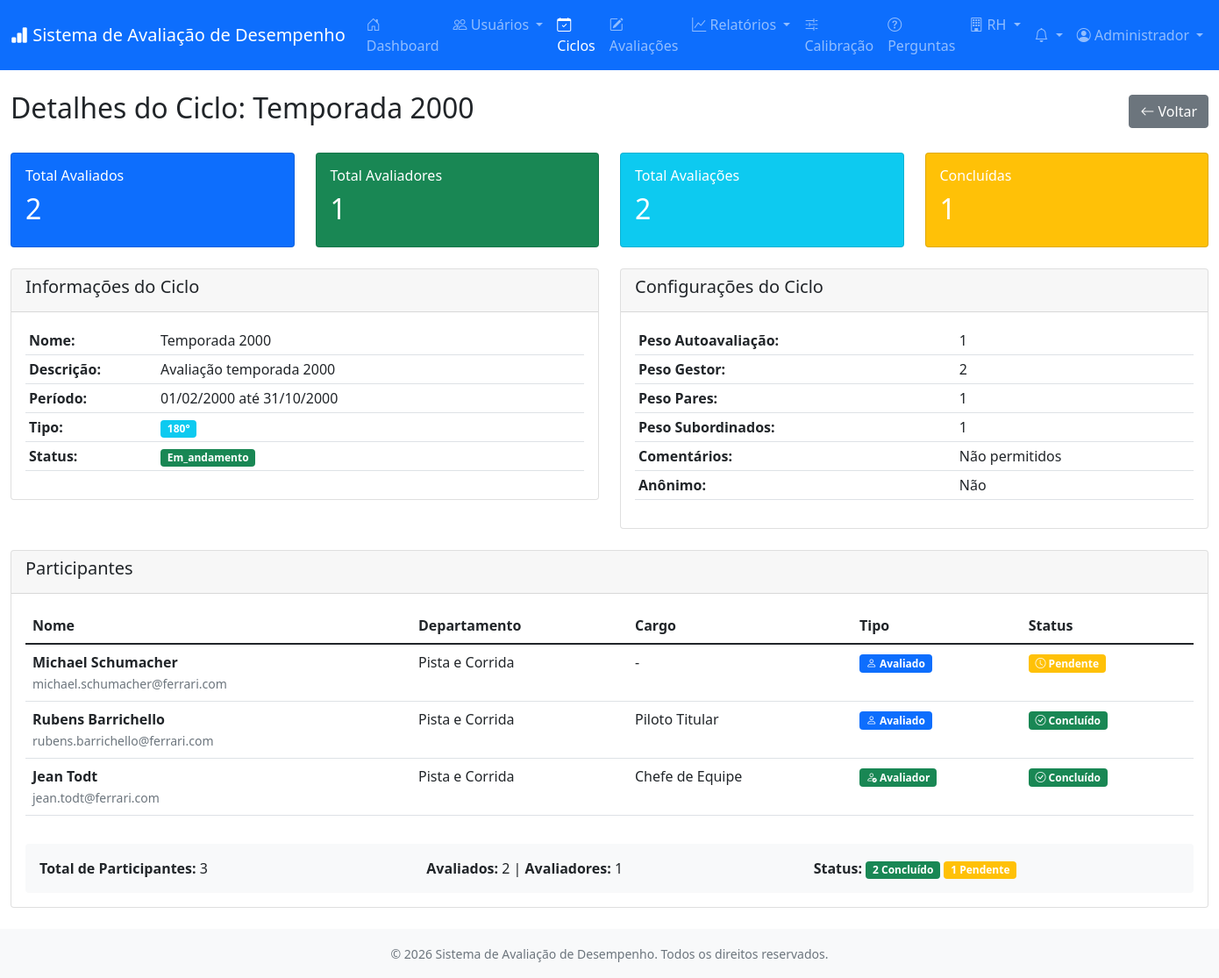
Screenshot of /modules/ciclos/visualizar.php?id=50 (signed in) with the database file from the repository.
### tables this page shows
CREATE TABLE `usuarios` (
  `id` int(11) NOT NULL,
  `empresa_id` int(11) DEFAULT NULL,
  `nome` varchar(150) NOT NULL,
  `email` varchar(150) NOT NULL,
  `telefone` varchar(20) DEFAULT NULL,
  `senha` varchar(255) NOT NULL,
  `cargo_id` int(11) DEFAULT NULL,
  `departamento_id` int(11) DEFAULT NULL,
  `gestor_id` int(11) DEFAULT NULL,
  `tipo` enum('admin','rh','gestor','colaborador') DEFAULT 'colaborador',
  `ativo` tinyint(1) DEFAULT 1,
  `foto_perfil` varchar(255) DEFAULT NULL,
  `data_contratacao` date DEFAULT NULL,
  `data_criacao` timestamp NULL DEFAULT current_timestamp(),
  `data_atualizacao` timestamp NULL DEFAULT current_timestamp() ON UPDATE current_timestamp()
);

CREATE TABLE `ciclos_avaliacao` (
  `id` int(11) NOT NULL,
  `nome` varchar(150) NOT NULL,
  `descricao` text DEFAULT NULL,
  `data_inicio` date NOT NULL,
  `data_fim` date NOT NULL,
  `tipo` enum('90','180','360') DEFAULT '180',
  `empresa_id` int(11) DEFAULT NULL,
  `formulario_id` int(11) DEFAULT NULL,
  `status` enum('planejado','em_andamento','finalizado','cancelado') DEFAULT 'planejado',
  `configuracao` longtext DEFAULT NULL CHECK (json_valid(`configuracao`)),
  `data_criacao` timestamp NULL DEFAULT current_timestamp(),
  `data_atualizacao` timestamp NULL DEFAULT current_timestamp() ON UPDATE current_timestamp()
);

CREATE TABLE `ciclo_participantes` (
  `id` int(11) NOT NULL,
  `ciclo_id` int(11) NOT NULL,
  `usuario_id` int(11) NOT NULL,
  `tipo_participacao` enum('avaliado','avaliador') DEFAULT 'avaliado',
  `status` enum('pendente','em_andamento','concluido') DEFAULT 'pendente',
  `data_conclusao` datetime DEFAULT NULL
);

CREATE TABLE `departamentos` (
  `id` int(11) NOT NULL,
  `empresa_id` int(11) DEFAULT NULL,
  `nome` varchar(100) NOT NULL,
  `descricao` text DEFAULT NULL,
  `data_criacao` timestamp NULL DEFAULT current_timestamp(),
  `ativo` tinyint(1) DEFAULT 1
);

CREATE TABLE `cargos` (
  `id` int(11) NOT NULL,
  `nome` varchar(100) NOT NULL,
  `nivel` varchar(50) DEFAULT NULL,
  `descricao` text DEFAULT NULL,
  `ativo` tinyint(1) DEFAULT 1,
  `data_criacao` timestamp NULL DEFAULT current_timestamp()
);

### modules/ciclos/visualizar.php (the view, shortened to what the rows shown need)
<?php
require_once '../../config/database.php';
require_once '../../includes/auth.php';
require_once '../../includes/functions.php';
$database = new Database();
$conn = $database->getConnection();
$auth = new Auth();
$functions = new Functions();
$auth->requirePermission(['admin', 'rh', 'gestor']);
$id = $_GET['id'] ?? 0;
$query = "SELECT * FROM ciclos_avaliacao WHERE id = :id";
$stmt = $conn->prepare($query);
$stmt->bindParam(':id', $id);
$stmt->execute();
$ciclo = $stmt->fetch();
$query_participantes = "SELECT cp.*, u.nome, u.email, c.nome as cargo_nome, d.nome as departamento_nome,
                               (SELECT COUNT(*) FROM avaliacoes
                                WHERE ciclo_id = cp.ciclo_id
                                AND avaliador_id = cp.usuario_id
                                AND status = 'concluida') as avaliacoes_como_avaliador,
                               (SELECT COUNT(*) FROM avaliacoes
                                WHERE ciclo_id = cp.ciclo_id
                                AND avaliado_id = cp.usuario_id
                                AND status = 'concluida') as avaliacoes_como_avaliado
                        FROM ciclo_participantes cp
                        JOIN usuarios u ON cp.usuario_id = u.id
                        LEFT JOIN cargos c ON u.cargo_id = c.id
                        LEFT JOIN departamentos d ON u.departamento_id = d.id
                        WHERE cp.ciclo_id = :ciclo_id
                        ORDER BY cp.tipo_participacao, u.nome";
$stmt = $conn->prepare($query_participantes);
$stmt->bindParam(':ciclo_id', $id);
$stmt->execute();
$participantes = $stmt->fetchAll();
$total_avaliados = 0;
$total_avaliadores = 0;
foreach ($participantes as $p) {
    if ($p['tipo_participacao'] == 'avaliado') {
        $total_avaliados++;
    } else {
        $total_avaliadores++;
    }
}
$query_stats = "SELECT
                  COUNT(*) as total_avaliacoes,
                  SUM(CASE WHEN status = 'concluida' THEN 1 ELSE 0 END) as concluidas
                FROM avaliacoes
                WHERE ciclo_id = :ciclo_id";
$stmt_stats = $conn->prepare($query_stats);
$stmt_stats->bindParam(':ciclo_id', $id);
$stmt_stats->execute();
$stats = $stmt_stats->fetch();
require_once '../../includes/header.php';
?>
<div class="row">
    <div class="col-12">
        <div class="d-flex justify-content-between align-items-center mb-4">
            <h2>Detalhes do Ciclo: <?php echo htmlspecialchars($ciclo['nome']); ?></h2>
            <div>
                <a href="index.php" class="btn btn-secondary">
                </a>
            </div>
        </div>
        <div class="row mb-4">
            <div class="col-md-3">
                <div class="card text-white bg-primary">
                    <div class="card-body">
                        <h2><?php echo $total_avaliados; ?></h2>
                    </div>
                </div>
            </div>
            <div class="col-md-3">
                <div class="card text-white bg-success">
                    <div class="card-body">
                        <h2><?php echo $total_avaliadores; ?></h2>
                    </div>
                </div>
            </div>
            <div class="col-md-3">
                <div class="card text-white bg-info">
                    <div class="card-body">
                        <h2><?php echo $stats['total_avaliacoes'] ?? 0; ?></h2>
                    </div>
                </div>
            </div>
            <div class="col-md-3">
                <div class="card text-white bg-warning">
                    <div class="card-body">
                        <h2><?php echo $stats['concluidas'] ?? 0; ?></h2>
                    </div>
                </div>
            </div>
        </div>
        <div class="row">
            <div class="col-md-6">
                <div class="card mb-4">
                    <div class="card-body">
                        <table class="table table-sm">
                            <tr>
                                <th style="width: 150px;">Nome:</th>
                                <td><?php echo htmlspecialchars($ciclo['nome']); ?></td>
                            </tr>
                            <tr>
                                <th>Descrição:</th>
                                <td><?php echo nl2br(htmlspecialchars($ciclo['descricao'] ?? '')); ?></td>
                            </tr>
                            <tr>
                                <th>Período:</th>
                                <td><?php echo $functions->formatDate($ciclo['data_inicio']); ?> até <?php echo $functions->formatDate($ciclo['data_fim']); ?></td>
                            </tr>
                            <tr>
                                <th>Tipo:</th>
                                <td><span class="badge bg-info"><?php echo $ciclo['tipo']; ?>°</span></td>
                            </tr>
                            <tr>
                                <th>Status:</th>
                                <td>
                                    <span class="badge bg-<?php
                                        echo $ciclo['status'] == 'planejado' ? 'secondary' :
                                            ($ciclo['status'] == 'em_andamento' ? 'success' :
                                            ($ciclo['status'] == 'finalizado' ? 'info' : 'danger'));
                                    ?>">
                                        <?php echo ucfirst($ciclo['status']); ?>
                                    </span>
                                </td>
                            </tr>
                        </table>
                    </div>
                </div>
            </div>
            <div class="col-md-6">
                <div class="card mb-4">
                    <div class="card-body">
                        <table class="table table-sm">
                            <tr>
                                <th>Peso Autoavaliação:</th>
                            </tr>
                            <tr>
                                <th>Peso Gestor:</th>
                            </tr>
                            <tr>
                                <th>Peso Pares:</th>
                            </tr>
                            <tr>
                                <th>Peso Subordinados:</th>
                            </tr>
                            <tr>
                                <th>Comentários:</th>
                            </tr>
                            <tr>
                                <th>Anônimo:</th>
                            </tr>
                        </table>
                    </div>
                </div>
            </div>
        </div>
        <div class="card">
            <div class="card-body">
                <?php if (empty($participantes)): ?>
                <p class="text-muted text-center py-4">
                    <i class="bi bi-people fs-1 d-block mb-3"></i>
                    Nenhum participante cadastrado neste ciclo.
                </p>
                <?php else: ?>
                <div class="table-responsive">
                    <table class="table table-hover">
                        <thead>
                            <tr>
                                <th>Nome</th>
                                <th>Departamento</th>
                                <th>Cargo</th>
                                <th>Tipo</th>
                                <th>Status</th>
                            </tr>
                        </thead>
                        <tbody>
                            <?php foreach ($participantes as $part): ?>
                            <tr>
                                <td>
                                    <strong><?php echo htmlspecialchars($part['nome']); ?></strong><br>
                                    <small class="text-muted"><?php echo htmlspecialchars($part['email']); ?></small>
                                </td>
                                <td><?php echo htmlspecialchars($part['departamento_nome'] ?? '-'); ?></td>
                                <td><?php echo htmlspecialchars($part['cargo_nome'] ?? '-'); ?></td>
                                <td>
                                    <?php if ($part['tipo_participacao'] == 'avaliado'): ?>
                                    <span class="badge bg-primary">
                                        <i class="bi bi-person"></i> Avaliado
                                    </span>
                                    <?php else: ?>
                                    <span class="badge bg-success">
                                        <i class="bi bi-person-check"></i> Avaliador
                                    </span>
                                    <?php endif; ?>
                                </td>
                                <td>
                                    <?php
                                    if ($part['tipo_participacao'] == 'avaliado') {
                                        if ($part['avaliacoes_como_avaliado'] > 0) {
                                            echo '<span class="badge bg-success"><i class="bi bi-check-circle"></i> Concluído</span>';
                                        } else {
                                            echo '<span class="badge bg-warning"><i class="bi bi-clock"></i> Pendente</span>';
                                        }
                                    } else {
                                        if ($part['avaliacoes_como_avaliador'] > 0) {
                                            echo '<span class="badge bg-success"><i class="bi bi-check-circle"></i> Concluído</span>';
                                        } else {
                                            echo '<span class="badge bg-warning"><i class="bi bi-clock"></i> Pendente</span>';
                                        }
                                    }
                                    ?>
                                </td>
                            </tr>
                            <?php endforeach; ?>
                        </tbody>
                    </table>
                </div>
                <?php endif; ?>
            </div>
        </div>
    </div>
</div>
<?php
require_once '../../includes/footer.php';
?>

### includes/header.php (shortened to what the rows shown need)
<?php
require_once dirname(__DIR__) . '/config/database.php';
require_once dirname(__DIR__) . '/includes/auth.php';
require_once dirname(__DIR__) . '/includes/functions.php';
$user = $auth->getUser();
?><!DOCTYPE html>
<html lang="pt-BR">
<head>
    <link href="https://cdn.jsdelivr.net/npm/bootstrap@5.1.3/dist/css/bootstrap.min.css" rel="stylesheet">
    <link rel="stylesheet" href="https://cdn.jsdelivr.net/npm/bootstrap-icons@1.8.1/font/bootstrap-icons.css">
    <link rel="stylesheet" href="<?php echo SITE_URL; ?>/assets/css/style.css">
</head>
<body>
    <nav class="navbar navbar-expand-lg navbar-dark bg-primary">
        <div class="container-fluid">
            <div class="collapse navbar-collapse" id="navbarNav">
                <ul class="navbar-nav">
                    <li class="nav-item dropdown">
                        <a class="nav-link dropdown-toggle" href="#" role="button" data-bs-toggle="dropdown" aria-expanded="false">
                            <i class="bi bi-person-circle"></i> <?php echo explode(' ', $user['nome'] ?? 'Usuário')[0]; ?>
                        </a>
                    </li>
                </ul>
            </div>
        </div>
    </nav>
    <main class="py-4">
        <div class="container-fluid">

### rows the page displays
usuarios: nome "Administrador"
ciclos_avaliacao: nome "Temporada 2000", descricao "Avaliação temporada 2000", data_inicio "01/02/2000", data_fim "31/10/2000", tipo "180", status "Em_andamento"
ciclo_participantes: usuario.nome "Michael Schumacher", usuario.email "michael.schumacher@ferrari.com", departamentos.nome "Pista e Corrida", cargo_nome "-", tipo_participacao "avaliado" (drawn)
ciclo_participantes: usuario.nome "Rubens Barrichello", usuario.email "rubens.barrichello@ferrari.com", departamentos.nome "Pista e Corrida", cargos.nome "Piloto Titular", tipo_participacao "avaliado" (drawn)
ciclo_participantes: usuario.nome "Jean Todt", usuario.email "jean.todt@ferrari.com", departamentos.nome "Pista e Corrida", cargos.nome "Chefe de Equipe", tipo_participacao "avaliador" (drawn)

### other values shown
SITE_NAME "Sistema de Avaliação de Desempenho"
$total_avaliados "2"
$total_avaliadores "1"
$stats['total_avaliacoes'] "2"
$stats['concluidas'] "1"
$config['autoavaliacao_peso'] "1"
$config['gestor_peso'] "2"
$config['pares_peso'] "1"
$config['subordinados_peso'] "1"
count($participantes) "3"
$concluidos "2"
count($participantes) - $concluidos "1"
